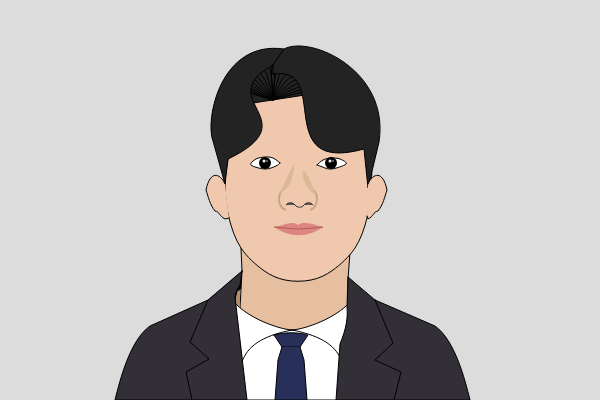
Frame 1 (no input)
Frame 60 (no input): identical to frame 1, image omitted
Frame 120 (the mouse pressed at the canvas centre since frame 60): identical to frame 1, image omitted

The p5.js sketch that drew this single still picture (run headless with seeded random() and noise() and a simulated clock; from frame 60 on, the mouse is pressed at the canvas centre):

// p5.js sketch
// ── sketch.js
function setup() {
  createCanvas(600, 400);
}

function draw() {
  background(220);
  
  translate(150, 20);
  
  // 목
  
  stroke(0);
  strokeWeight(10);
  point(88, 265)
  
  stroke(0);
  strokeWeight(1);
  fill(230, 190, 160);
  
  beginShape();
  
  vertex(91, 228);
  vertex(92, 251);
  vertex(85, 380);
  vertex(198, 380);
  vertex(198, 259);
  vertex(200, 232);
  
  endShape();
  
  
  
  fill(180, 140, 110);
  beginShape(); // 왼쪽 어께
  
  vertex(90, 270);
  vertex(75, 270);
  vertex(75, 290);
  vertex(90, 290);
  
  endShape();
  
  // 목
  
  noFill();
  stroke(0);
  strokeWeight(1);
  
  // 얼굴
  let startX = 78, startY = 139;
  let endX = 148, endY = 262;
  let control1X = 75, control1Y = 164; 
  let control2X = 79, control2Y = 198;
  let control3X = 91, control3Y = 228;
  let control4X = 113, control4Y = 250;
  let control5X = 135, control5Y = 260;
  
  
  fill(240, 200, 174);
  beginShape();
  // 왼쪽 얼굴
  curveVertex(startX, startY);
  curveVertex(startX, startY);
  
  curveVertex(control1X, control1Y);
  curveVertex(control2X, control2Y);
  curveVertex(control3X, control3Y);
  curveVertex(control4X, control4Y);
  curveVertex(control5X, control5Y);
  
  curveVertex(161, control5Y);
  curveVertex(183, control4Y);
  curveVertex(205, control3Y);
  curveVertex(217, control2Y);
  curveVertex(221, control1Y);
  curveVertex(218, startY);
  
  curveVertex(185, 66);
  curveVertex(80, 62);
  
  curveVertex(startX, startY);
  // 왼쪽 얼굴
  
  endShape();
  
  // 얼굴
  
  
  
  // 머리카락
  
  // 가르마 사이
  fill(35);
  quad(90, 45, 155, 45, 155, 75, 90, 85);
  noFill();
  
  stroke(0);
  strokeWeight(1);
  for(i = 0 ; i < 12 ; i++) {
    curve(95, 85+i*10, 123-i*5, 45+i*3, 123, 80, 123, 80);
    
  }
  
  for(i = 0 ; i < 10 ; i++) {
    curve(145+i*5, 75+i*3, 123+i*5, 45+i*3, 123, 80, 123, 80);
  }
  // 가르마 사이
  
  // 큰 틀
  let bezStX = 123, bezStY = 45;
  let bezAnc1X = 60, bezAnc1Y = 80;
  let bezAnc2X = 160, bezAnc2Y = 100;
  let bezEnX = 78, bezEnY = 139;
  
  noFill();
  
  strokeWeight(1);
  stroke(0);
  
  fill(35);
  beginShape();
  
  vertex(bezStX, bezStY);
  
  bezierVertex(bezAnc1X, bezAnc1Y, bezAnc2X, bezAnc2Y, bezEnX, bezEnY);
  vertex(75, 164);
  vertex(63, 121);
  bezierVertex(bezAnc1X - 5, bezAnc1Y + 20, bezAnc1X + 10, bezAnc1Y - 60, 134, 29);
  
  vertex(123, 45);
  
  endShape(CLOSE);
  
  strokeWeight(1);
  //line(214, 129, 240, 50);
  //line(123, 45, 145, 15);
  
  stroke(0);
  
  beginShape();
  
  vertex(123, 54);
  
  bezierVertex(183, 45, 120, 155, 214, 129);
  vertex(218, 168);
  vertex(229, 122);
  
  bezierVertex(240, 50, 160, 15, 134, 29);
  
  vertex(123, 45);
  vertex(123, 54);
  
  endShape(CLOSE);
  
  // 큰 틀
  
  // 머리카락
  
  // 눈
  
  stroke(0);
  strokeWeight(1);
  fill(255);
  
  beginShape();

  curveVertex(130, 143);
  curveVertex(130, 143); // 오른쪽
  
  curveVertex(123, 138); // 오른쪽 위
  
  curveVertex(115, 137); // 위
  
  curveVertex(106, 139); // 왼쪽 위
  
  curveVertex(101, 145); // 왼
  
  curveVertex(115, 149); // 아래
  
  curveVertex(126, 146); // 오른쪽 아래
  
  curveVertex(130, 143);
  curveVertex(130, 143);
  endShape();
  
  stroke(0);
  strokeWeight(1);
  fill(255);
  
  beginShape();

  curveVertex(167, 145);
  curveVertex(167, 145); // 왼쪽
  
  curveVertex(173, 140); // 왼쪽 위
  
  curveVertex(181, 138); // 위
  
  curveVertex(190, 139); // 오른쪽 위
  
  curveVertex(196, 144); // 오른쪽
  
  curveVertex(181, 149); // 아래
  
  curveVertex(170, 146); // 왼쪽 아래
  
  curveVertex(167, 145);
  curveVertex(167, 145);
  
  endShape();
  
  // 눈동자
  
  noStroke();
  fill(0);
  ellipse(115, 143, 12, 12);
  fill(240);
  ellipse(114, 141, 3, 3);
  ellipse(117, 141, 1, 2);
  
  fill(0);
  ellipse(181, 143, 12, 12);
  fill(240);
  ellipse(180, 141, 3, 3);
  ellipse(183, 141, 1, 2);
    
  // 눈동자

  // 눈
  
  // 코
  
  strokeWeight(2);
  stroke(200, 165, 130);
  noFill();
  
  arc(137, 179, 16, 22, PI-radians(80), PI+radians(55));
  
  arc(159, 179, 16, 22, radians(-55), radians(80));
  // 코 외곽선
  
  
  // 콧구멍
  noStroke();

  let waveWidth = 9;
  let waveHeight = 3;
  let baseY = 185;

  fill(90);

  // 첫 번째 반원 (위로 볼록)
  beginShape();
  vertex(136, baseY); // 시작점
  bezierVertex(
    136 + waveWidth * 0.25, baseY - waveHeight,
    136 + waveWidth * 0.75, baseY - waveHeight,
    136 + waveWidth, baseY
  );
  vertex(136 + waveWidth, baseY); // 끝점 다시 찍기
  vertex(136, baseY); // 시작점으로 되돌아가기
  endShape(CLOSE);

  // 세 번째 반원 (위로 볼록)
  beginShape();
  vertex(136 + waveWidth * 2, baseY);
  bezierVertex(
    136 + waveWidth * 2.25, baseY - waveHeight,
    136 + waveWidth * 2.75, baseY - waveHeight,
    136 + waveWidth * 3, baseY
  );
  vertex(136 + waveWidth * 3, baseY);
  vertex(136 + waveWidth * 2, baseY);
  endShape(CLOSE);

  // 전체 물결 라인만 그리기 (선만 보이도록)
  noFill();
  stroke(50);
  strokeWeight(1);

  beginShape();
  vertex(136, baseY);
  // 위쪽 곡선 1
  bezierVertex(
    136 + waveWidth * 0.25, baseY - waveHeight,
    136 + waveWidth * 0.75, baseY - waveHeight,
    136 + waveWidth, baseY
  );
  // 아래쪽 곡선 2
  bezierVertex(
    136 + waveWidth * 1.25, baseY + waveHeight,
    136 + waveWidth * 1.75, baseY + waveHeight,
    136 + waveWidth * 2, baseY
  );
  // 위쪽 곡선 3
  bezierVertex(
    136 + waveWidth * 2.25, baseY - waveHeight,
    136 + waveWidth * 2.75, baseY - waveHeight,
    136 + waveWidth * 3, baseY
  );
  endShape();
  // 콧구멍
  
  // 코 명암
  
  noStroke();
  fill(220, 185, 150);
  beginShape();
  
  vertex(145, 142);
  
  bezierVertex(143, 154, 143, 167, 129, 174);
  bezierVertex(135, 164, 137, 155, 145, 142);
  
  endShape();
  
  beginShape();
  
  vertex(153, 150);
  
  bezierVertex(152, 154, 153, 167, 166, 175);
  bezierVertex(162, 165, 159, 155, 153, 150);
  
  endShape();
  
  // 코 명암
  
  // 코
  
  // 입
  noStroke();
  fill(221, 133, 129);
  beginShape(); //위 입술
  
  vertex(124, 207);
  
  bezierVertex(133, 206, 142, 200, 148, 205);
  bezierVertex(154, 200, 168, 206, 173, 207);
  
  vertex(173, 207);
  endShape();
  
  
  beginShape(); //아래 입술
  vertex(124, 207);
  
  bezierVertex(140, 218, 157, 218, 173, 207);
  
  vertex(173, 207)
  endShape();
  
  stroke(173, 93, 86);
  strokeWeight(1);
  noFill();
  beginShape(); //중간 선
  vertex(124, 207);
  
  bezierVertex(126, 207, 142, 209, 148, 209);
  bezierVertex(148, 209, 154, 209, 173, 207);
  
  vertex(173, 207);
  endShape();
  
  // 입
  
  // 귀
  
  stroke(0);
  strokeWeight(1);
  fill(240, 200, 174);
  
  beginShape();
  
  vertex(75, 164);
  
  bezierVertex(70, 153, 60, 150, 56, 170);
  bezierVertex(58, 176, 60, 185, 65, 191);
  bezierVertex(70, 192, 69, 196, 75, 199);
  
  vertex(79, 198);
  
  endShape();
  
  beginShape();
  
  vertex(218, 164);
  
  bezierVertex(223, 153, 233, 150, 237, 170);
  bezierVertex(235, 176, 233, 185, 228, 191);
  bezierVertex(223, 192, 224, 196, 218, 199);
  
  vertex(217, 196);
  
  endShape();
  
  // 귀
  
  
  
  
  // 옷
  
  stroke(0);
  strokeWeight(1);
  fill(255);
  
  quad(84, 310, 200, 310, 200, 380, 84, 380); // 몸통셔츠
  
  beginShape() // 왼쪽 카라
  vertex(84, 282);
  
  bezierVertex(98, 298, 128, 309, 142, 310);
  bezierVertex(111, 316, 97, 327, 92, 342);
  
  vertex(84, 282);
  
  
  endShape();
  
  beginShape(); // 오른쪽 카라
  vertex(200, 282);
  
  bezierVertex(186, 298, 156, 309, 142, 310);
  bezierVertex(173, 316, 187, 327, 192, 342);
  
  vertex(200, 282);
  
  endShape();
  
  fill(40, 48, 90);
  beginShape(); // 넥타이 목
  
  vertex(124, 315);
  vertex(132, 327);
  vertex(150, 327);
  vertex(158, 315);
  
  bezierVertex(158, 315, 142, 310, 124, 315);
  
  endShape();
  
  
  beginShape(); // 넥타이
  
  vertex(132, 327);
  vertex(128, 340);
  
  vertex(125, 380);
  vertex(157, 380);
  
  vertex(154, 340);
  vertex(150, 327);
  
  
  endShape();
  
  //////////////////////////////////////
  
  stroke(0);
  strokeWeight(1);
  fill(50, 47, 55);
  
  beginShape(); // 왼쪽 외투 어께
  vertex(58, 280);
  vertex(0, 306);
  
  bezierVertex(-20, 320, -30, 360, -35, 380);
  
  vertex(0,380);
  vertex(60, 380);
  
  vertex(92, 251);
  
  endShape();
  
  beginShape(); // 왼쪽 외투 카라
  vertex(92, 251);
  vertex(58, 280);
  vertex(40, 322);
  vertex(59, 339);
  vertex(36, 352);
  vertex(42, 380);
  
  vertex(97, 380);
  vertex(85, 277);

  bezierVertex(85, 274, 87, 269, 90, 265);
  
  vertex(92, 251);
  
  endShape();
  
  //////////////////////////////////////
  
  stroke(0);
  strokeWeight(1);
  fill(50, 47, 55);
  
  
  beginShape(); // 오른쪽 외투 어께
  vertex(225, 280);
  vertex(285, 306);
  
  bezierVertex(305, 320, 315, 360, 320, 380);
  
  vertex(320,380);
  vertex(220, 380);
  
  vertex(225, 280);
  
  endShape();
  
  
  beginShape(); // 오른쪽 외투 카라
  vertex(198, 257);
  vertex(225, 280);
  vertex(243, 323);
  vertex(225, 340);
  vertex(251, 352);
  vertex(244, 380);
  
  vertex(186, 380);
  vertex(190, 324);

  bezierVertex(196, 309, 198, 299, 197, 287);
  
  vertex(198, 257);
  
  endShape();
  
  
  // 옷
  
  
  
}
